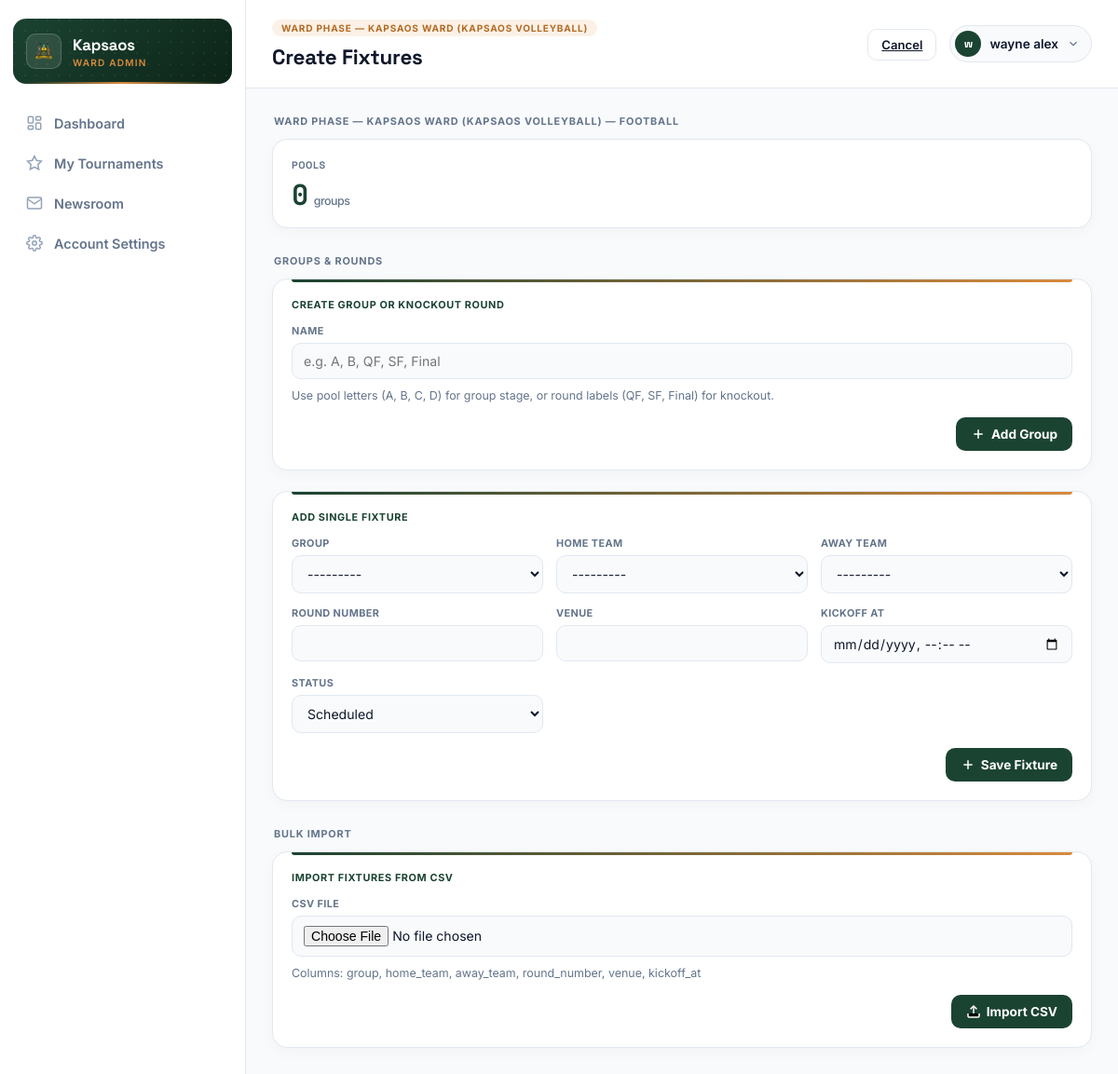
The page /accounts/ward/phase-sports/8/fixtures/new/?sport_id=1 (signed in) on the database its author committed.
### accounts/models.py (models this page shows, shortened)
class User(AbstractUser):
    class Role(models.TextChoices):
        SYSTEM_ADMIN = 'system_admin', 'System Admin'
        COUNTY_ICT_OFFICER = 'county_ict', 'County ICT Officer'
        SUB_COUNTY_ADMIN = 'sub_county_admin', 'Sub-County Admin'
        WARD_ADMIN = 'ward_admin', 'Ward Admin'
        TEAM_MANAGER = 'team_manager', 'Team Manager'
    role = models.CharField(max_length=20, choices=Role.choices)
    sub_county = models.ForeignKey(
        SubCounty, on_delete=models.PROTECT, null=True, blank=True, related_name='admins'
    )
    ward = models.ForeignKey(
        Ward, on_delete=models.PROTECT, null=True, blank=True, related_name='admins'
    )
    phone_number = models.CharField(max_length=20, blank=True)

class Ward(models.Model):
    sub_county = models.ForeignKey(SubCounty, on_delete=models.CASCADE, related_name='wards')
    name = models.CharField(max_length=100)
    created_at = models.DateTimeField(auto_now_add=True)
    class Meta:
        verbose_name_plural = "Wards"
        unique_together = ('sub_county', 'name')
        ordering = ['sub_county__name', 'name']

class Phase(models.Model):
    class Stage(models.TextChoices):
        WARD = 'ward', 'Ward Phase'
        SUB_COUNTY = 'sub_county', 'Sub-County Phase'
        COUNTY = 'county', 'County Phase'
        FINAL = 'final', 'Final Phase'
    class Status(models.TextChoices):
        UPCOMING = 'upcoming', 'Upcoming'
        ONGOING = 'ongoing', 'Ongoing'
        COMPLETED = 'completed', 'Completed'
    STAGE_ORDER = {
        Stage.WARD: 1,
        Stage.SUB_COUNTY: 2,
        Stage.COUNTY: 3,
        Stage.FINAL: 4,
    }
    tournament = models.ForeignKey(Tournament, on_delete=models.CASCADE, related_name='phases')
    stage = models.CharField(max_length=20, choices=Stage.choices)
    order = models.PositiveSmallIntegerField(editable=False, default=1)
    status = models.CharField(max_length=20, choices=Status.choices, default=Status.UPCOMING)
    ward = models.ForeignKey(
        Ward, on_delete=models.PROTECT, null=True, blank=True, related_name='phases'
    )
    sub_county = models.ForeignKey(
        SubCounty, on_delete=models.PROTECT, null=True, blank=True, related_name='phases'
    )
    start_date = models.DateField(null=True, blank=True)
    end_date = models.DateField(null=True, blank=True)
    created_by = models.ForeignKey(
        settings.AUTH_USER_MODEL, on_delete=models.SET_NULL, null=True,
        related_name='phases_created'
    )
    created_at = models.DateTimeField(auto_now_add=True)
    class Meta:
        unique_together = ('tournament', 'stage', 'ward', 'sub_county')
        ordering = ['tournament', 'order', 'ward__name', 'sub_county__name']
    @property
    def scope_label(self):
        if self.ward:
            return f"{self.ward.name} Ward"
        if self.sub_county:
            return f"{self.sub_county.name} Sub-County"
        if self.stage == self.Stage.FINAL:
            return "Final"
        return "County"
    def __str__(self):
        return f"{self.get_stage_display()} — {self.scope_label} ({self.tournament.name})"

class Tournament(models.Model):
    class Status(models.TextChoices):
        UPCOMING = 'upcoming', 'Upcoming'
        ONGOING = 'ongoing', 'Ongoing'
        COMPLETED = 'completed', 'Completed'
    name = models.CharField(max_length=150)
    season = models.CharField(max_length=20, help_text="e.g. '2026'")
    sports = models.ManyToManyField(Sport, related_name='tournaments')
    status = models.CharField(max_length=20, choices=Status.choices, default=Status.UPCOMING)
    ward = models.ForeignKey(
        Ward, on_delete=models.PROTECT, null=True, blank=True, related_name='Tournament'
    )
    sub_county = models.ForeignKey(
        SubCounty, on_delete=models.PROTECT, null=True, blank=True, related_name='Tournament'
    )
    start_date = models.DateField(null=True, blank=True)
    end_date = models.DateField(null=True, blank=True)
    created_by = models.ForeignKey(
        settings.AUTH_USER_MODEL, on_delete=models.SET_NULL, null=True,
        related_name='tournaments_created'
    )
    created_at = models.DateTimeField(auto_now_add=True)
    class Meta:
        ordering = ['-season', 'name']
        unique_together = ('name', 'season')

class PhaseSport(models.Model):
    class Format(models.TextChoices):
        LEAGUE = 'league', 'League'
        KNOCKOUT = 'knockout', 'Knockout'
        GROUP_KNOCKOUT = 'group_knockout', 'Group Stage + Knockout'
        UEFA_LEAGUE_PHASE = 'uefa_league_phase', 'UEFA-Style League Phase'
    phase = models.ForeignKey(Phase, on_delete=models.CASCADE, related_name='phase_sports')
    sport = models.ForeignKey(Sport, on_delete=models.PROTECT, related_name='phase_entries')
    fixture_format = models.CharField(max_length=20, choices=Format.choices, default=Format.LEAGUE)
    legs = models.PositiveSmallIntegerField(default=1, help_text="1 = single round-robin, 2 = home & away")
    fixtures_generated = models.BooleanField(default=False)
    class Meta:
        unique_together = ('phase', 'sport')
        verbose_name = "Phase Sport"
        verbose_name_plural = "Phase Sports"
    def __str__(self):
        return f"{self.phase} — {self.sport.name}"

class Sport(models.Model):
    name = models.CharField(max_length=60, unique=True)
    rules_summary = models.CharField(max_length=255, help_text="e.g. '11 vs 11, 2x45min halves'")
    players_per_side = models.PositiveSmallIntegerField(default=11)
    is_active = models.BooleanField(default=True)
    class Meta:
        ordering = ['name']

### accounts/views.py (the view)
# urls.py: path('phase-sports/<int:phase_pk>/fixtures/new/', views.FixtureCreateView, name='fixture_create'),
@ward_admin_required
@login_required(login_url='login_admin')
def FixtureCreateView(request, phase_pk):
    phase = get_object_or_404(Phase, pk=phase_pk)
    phase_sport = get_object_or_404(PhaseSport, phase=phase)
    if request.method == 'POST':
        if 'group_name' in request.POST:
            name = request.POST.get('group_name', '').strip()
            if not name:
                messages.error(request, "Group name is required.")
            else:
                group, was_created = Group.objects.get_or_create(phase_sport=phase_sport, name=name)
                if was_created:
                    log_audit_action(request.user, AuditLog.Action.CREATE, group, request=request)
                    messages.success(request, f"Group '{name}' created.")
                else:
                    messages.info(request, f"Group '{name}' already exists.")
            return redirect('ward_fixture_create', phase_pk=phase.pk)
        if 'csv_file' in request.FILES:
            data = request.FILES['csv_file'].read().decode('utf-8')
            reader = csv.DictReader(io.StringIO(data))
            entry_qs = PhaseEntry.objects.filter(phase=phase).select_related('team')
            teams_by_name = {e.team.name.strip().lower(): e.team for e in entry_qs}
            groups_by_name = {g.name.strip().lower(): g for g in phase_sport.groups.all()}
            created, errors = 0, []
            with transaction.atomic():
                for i, row in enumerate(reader, start=2):
                    try:
                        home = teams_by_name[row['home_team'].strip().lower()]
                        away = teams_by_name[row['away_team'].strip().lower()]
                        group = groups_by_name.get((row.get('group') or '').strip().lower())
                        if home == away:
                            raise ValueError("home_team and away_team are the same")
                        fixture = Fixture(
                            phase_sport=phase_sport,
                            group=group,
                            home_team=home,
                            away_team=away,
                            round_number=int(row['round_number']),
                            venue=row.get('venue') or (group.name if group else ''),
                            status=Fixture.Status.SCHEDULED,
                        )
                        fixture.full_clean()
                        fixture.save()
                        log_audit_action(request.user, AuditLog.Action.CREATE, fixture, request=request)
                        created += 1
                    except KeyError as e:
                        errors.append(f"Row {i}: unmatched team/column {e}")
                    except Exception as e:
                        errors.append(f"Row {i}: {e}")
                if errors and not created:
                    transaction.set_rollback(True)
            for err in errors[:20]:
                messages.warning(request, err)
            if created:
                messages.success(request, f"{created} fixtures imported.")
            return redirect('ward_phase_detail', pk=phase.pk)
        form = SingleFixtureForm(request.POST, phase_sport=phase_sport)
        if form.is_valid():
            fixture = form.save(commit=False)
            fixture.phase_sport = phase_sport
            fixture.save()
            log_audit_action(request.user, AuditLog.Action.CREATE, fixture, request=request)
            messages.success(request, "Fixture added.")
            return redirect('ward_phase_detail', pk=phase.pk)
    else:
        form = SingleFixtureForm(phase_sport=phase_sport)
    return render(request, 'ward/wardadmin_fixture_create.html', {
        'form': form,
        'phase_sport': phase_sport,
        'groups': Group.objects.filter(phase_sport=phase_sport),
        'phase': phase,
    })

### accounts/templates/ward/wardadmin_fixture_create.html (shortened to what this page needs)
{% extends "ward/wardadmin_base.html" %}
{% block page_eyebrow %}{{ phase }}{% endblock %}
{% block page_title %}Create Fixtures{% endblock %}
{% block header_actions %}
<a href="{% url 'ward_tournament'  %}" class="btn-ghost">Cancel</a>
{% endblock %}
{% block content %}
<div class="group-header-row">
    <span class="group-header">{{ phase_sport }}</span>
</div>
<div class="metrics-grid" style="margin-bottom: 24px;">
    <div class="metric-card">
        <h3>Pools</h3>
        <p>{{ groups.count|default:"0" }}<span>groups</span></p>
    </div>
</div>
<div class="group-header-row">
    <span class="group-header">Groups &amp; Rounds</span>
</div>
<div class="inline-form-panel active">
    <div class="form-panel-title">Create Group or Knockout Round</div>
    <form method="post">
        <div class="form-grid-columns">
            <div class="form-field-box">
                <label for="group_name">Name</label>
                <input type="text" id="group_name" name="group_name" placeholder="e.g. A, B, QF, SF, Final" required>
                <span class="cell-sub" style="margin-top: 4px;">
                    Use pool letters (A, B, C, D) for group stage, or round labels (QF, SF, Final) for knockout.
                </span>
            </div>
        </div>
        <div class="form-actions">
            <button type="submit" class="btn-primary">
                <svg viewBox="0 0 24 24" stroke-width="2.3"><path d="M5 12h14"/><path d="M12 5v14"/></svg>
                Add Group
            </button>
        </div>
    </form>
</div>
<div class="inline-form-panel active">
    <div class="form-panel-title">Add Single Fixture</div>
    <form method="post">
        <div class="form-grid-columns">
            {% for field in form %}
            <div class="form-field-box">
                <label for="{{ field.id_for_label }}">{{ field.label }}</label>
                {{ field }}
            </div>
            {% endfor %}
        </div>
        <div class="form-actions">
            <button type="submit" class="btn-primary">
                <svg viewBox="0 0 24 24" stroke-width="2.3"><path d="M5 12h14"/><path d="M12 5v14"/></svg>
                Save Fixture
            </button>
        </div>
    </form>
</div>
<div class="group-header-row">
    <span class="group-header">Bulk Import</span>
</div>
<div class="inline-form-panel active">
    <div class="form-panel-title">Import Fixtures from CSV</div>
    <form method="post" enctype="multipart/form-data">
        <div class="form-grid-columns">
            <div class="form-field-box" style="grid-column: 1 / -1;">
                <label for="csv_file">CSV file</label>
                <input type="file" id="csv_file" name="csv_file" accept=".csv" required>
                <span class="cell-sub" style="margin-top: 4px;">
                    Columns: group, home_team, away_team, round_number, venue, kickoff_at
                </span>
            </div>
        </div>
        <div class="form-actions">
            <button type="submit" class="btn-primary">
                <svg viewBox="0 0 24 24" stroke-width="2.3"><path d="M21 15v4a2 2 0 0 1-2 2H5a2 2 0 0 1-2-2v-4"/><polyline points="17 8 12 3 7 8"/><line x1="12" y1="3" x2="12" y2="15"/></svg>
                Import CSV
            </button>
        </div>
    </form>
</div>
{% endblock %}

### accounts/templates/ward/wardadmin_base.html (shortened to what this page needs)
{% load static %}
<!DOCTYPE html>
<html lang="en">
<head>
</head>
<body>
<div class="dashboard-wrapper">
    <aside class="sidebar" id="sidebar">
        <div class="sidebar-brand">
            <div class="sidebar-crest"><img src="{% static 'UG_LOGO.png' %}" alt="Logo"></div>
            <div class="sidebar-title">
                <h1>{{ request.user.ward.name }}</h1>
                <p>Ward Admin</p>
            </div>
        </div>
        <nav>
            <ul class="nav-menu">
                <li><a href="{% url 'ward_dashboard' %}" class="nav-item {% if active_nav == 'dashboard' %}active{% endif %}">
                    <svg viewBox="0 0 24 24"><rect x="3" y="3" width="7" height="9" rx="1.5"/><rect x="14" y="3" width="7" height="5" rx="1.5"/><rect x="14" y="12" width="7" height="9" rx="1.5"/><rect x="3" y="16" width="7" height="5" rx="1.5"/></svg>
                    Dashboard
                </a></li>
                <li><a href="{% url 'ward_tournament' %}" class="nav-item {% if active_nav == 'tournament' %}active{% endif %}">
                    <svg viewBox="0 0 24 24"><path d="M12 2l3.09 6.26L22 9.27l-5 4.87 1.18 6.88L12 17.77l-6.18 3.25L7 14.14 2 9.27l6.91-1.01L12 2z"/></svg>
                    My Tournaments
                </a></li>
                <li><a href="{% url 'ward_newsroom' %}" class="nav-item {% if active_nav == 'news' %}active{% endif %}">
                    <svg viewBox="0 0 24 24"><path d="M4 4h16c1.1 0 2 .9 2 2v12c0 1.1-.9 2-2 2H4c-1.1 0-2-.9-2-2V6c0-1.1.9-2 2-2z"/><polyline points="22,6 12,13 2,6"/></svg>
                    Newsroom
                </a></li>
                <li><a href="{% url 'ward_account_settings' %}" class="nav-item {% if active_nav == 'settings' %}active{% endif %}">
                    Account Settings
                </a></li>
            </ul>
        </nav>
    </aside>
    <main class="main-viewport">
        <header class="top-header-bar">
            <div>
                <div class="eyebrow">{% block page_eyebrow %}Overview{% endblock %}</div>
                <h2>{% block page_title %}Dashboard{% endblock %}</h2>
            </div>
            <div class="header-right">
                <div>{% block header_actions %}{% endblock %}</div>
                <div class="user-pill">
                    <button class="user-pill-trigger" onclick="toggleUserDropdown()">
                        <span class="user-avatar">{{ request.user.first_name|slice:":1"|default:"W" }}</span>
                        <span class="user-label">{{ request.user.get_full_name|default:request.user.username }}</span>
                        <svg viewBox="0 0 24 24" fill="none" stroke-width="2"><polyline points="6 9 12 15 18 9"/></svg>
                    </button>
                </div>
            </div>
        </header>
       <div class="content-area">
            {% block content %}{% endblock %}
        </div>
    </main>
</div>
</body>
</html>

### rows shown on the page
User: user.ward.name "Kapsaos", user.first_name "w", user.get_full_name "wayne alex"
Phase: stage+ward+tournament "WARD PHASE — KAPSAOS WARD (KAPSAOS VOLLEYBALL)"
PhaseSport: phase+sport "WARD PHASE — KAPSAOS WARD (KAPSAOS VOLLEYBALL) — FOOTBALL"

### other values the page prints
{{ groups.count|default:"0" }} "0"
{{ field.label }} "GROUP" "HOME TEAM" "AWAY TEAM" "ROUND NUMBER" "VENUE" "KICKOFF AT" "STATUS"
